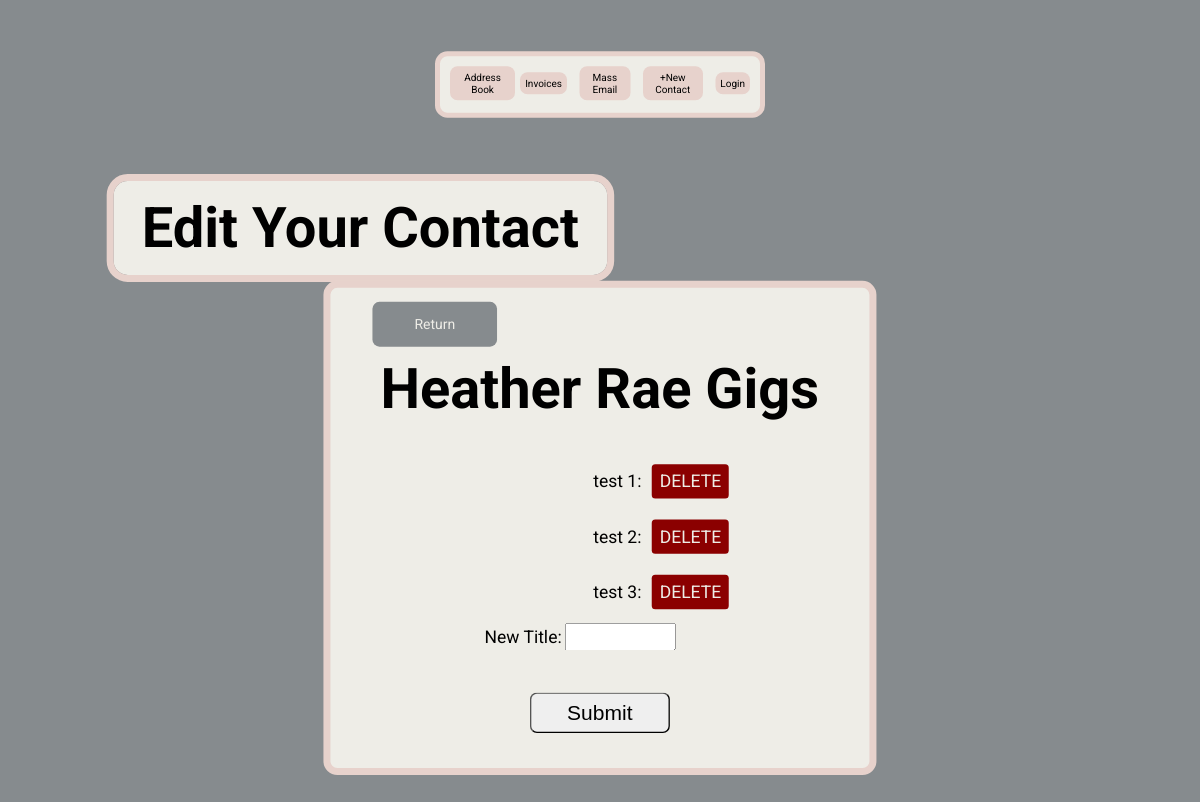
/add-title/1, run on an earlier commit of the app's database.
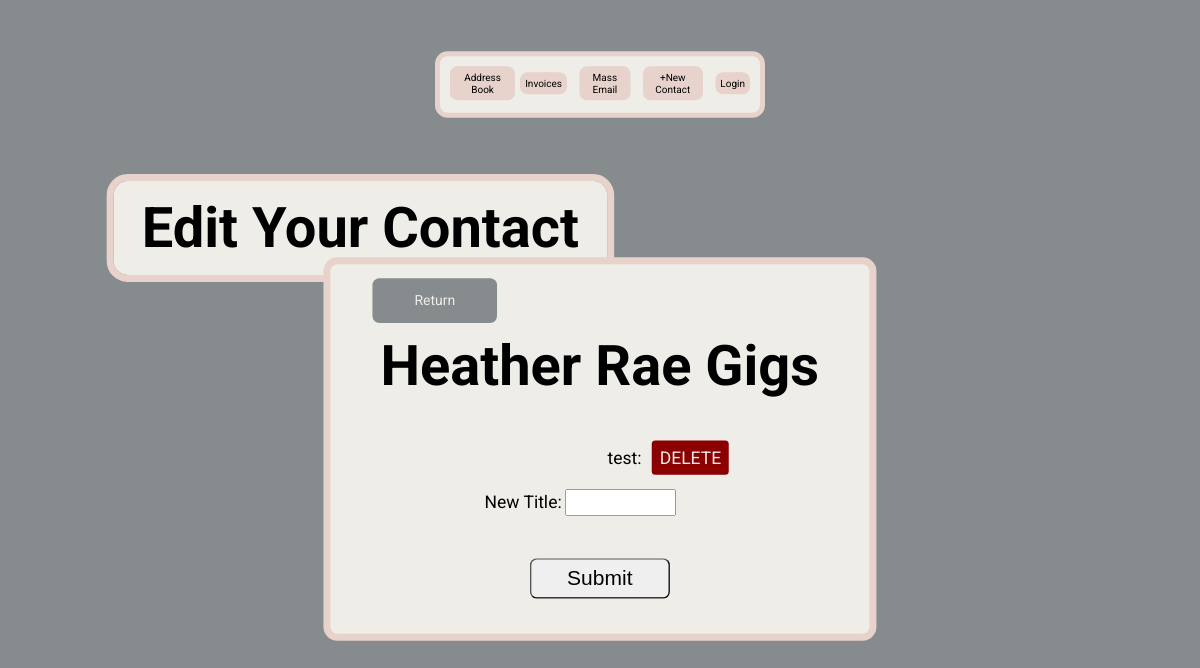
And on a later commit of the database.
### main.py (models this page shows)
class PerformanceTitle(db.Model):
    __tablename__ = 'performance_title'
    id = db.Column(db.Integer, primary_key=True)
    title = db.Column(db.String(250), nullable=False)

### main.py (the view, shortened to what this page needs)
@app.route('/add-title/<int:id>', methods=['GET', 'POST'])
def add_title(id):
    form = AddTitleForm()
    titles = PerformanceTitle.query.all()
    return render_template('add-title.html', form=form, id=id, titles=titles)

### form.py
class AddTitleForm(FlaskForm):
    title = StringField('Title')
    submit = SubmitField('Submit')

### templates/add-title.html (shortened to what this page needs)
{% include "header.html" %}
{% import "bootstrap/wtf.html" as wtf %}
<body>
    <h1 class="gigs editGigs">Edit Your Contact</h1>
    <form method="POST" action="{{ url_for('add_title', id=id) }}">
        <div class="formContainerColumn">
            <div class="returnContainer">
                <a href="{{ url_for('invoice_form', id=id) }}">Return</a>
            </div>
            <h1 class="contactH1">Heather Rae Gigs</h1>
            <div class="formContainer">
                {% for title in titles %}
                    <div class="formRow centerRow">
                        <label class="leftItem">{{ title.title }}:</label>
                        <a class="delete" href="{{ url_for('delete_data', id=id, field='title', data=title.id) }}">DELETE</a>
                    </div>
                {% endfor %}
                <div class="formRow">
                    <label class="leftItem">New Title:</label>
                    {{ form.title(class_='inputField') }}
                </div>
            {{ form.submit(class_='submitButton') }}
        </div>
    </form>
</body>
</html>

What changed in the data, as far as the page shows it:
removed PerformanceTitle: title "test 2"
removed PerformanceTitle: title "test 3"
changed PerformanceTitle: title "test 1" → "test"
